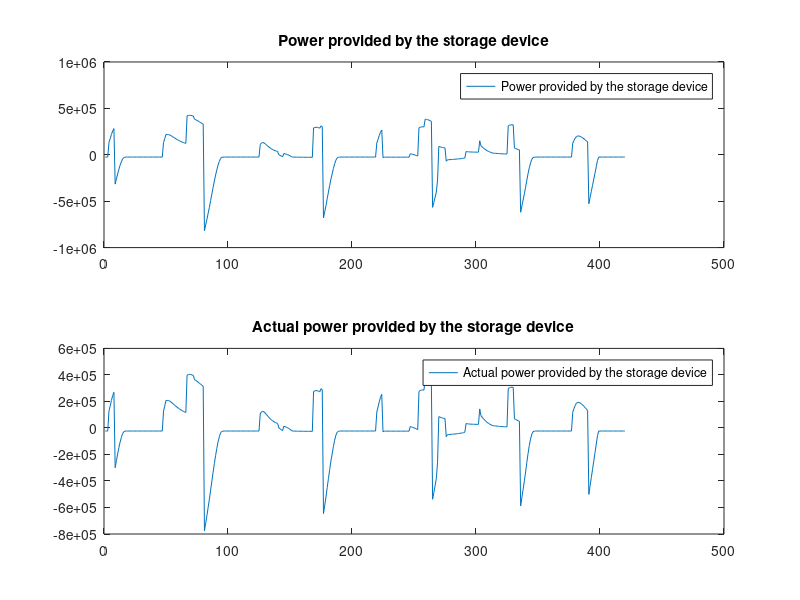
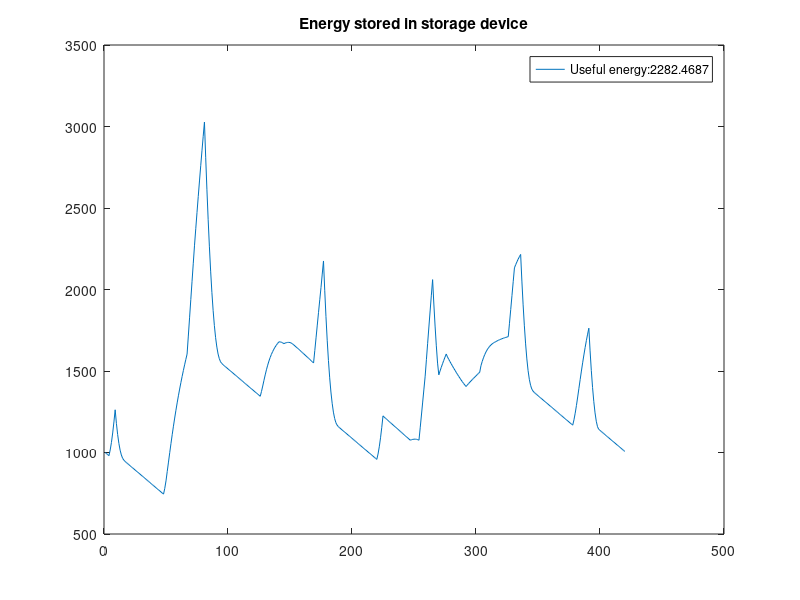

Reproduce these figures in MATLAB, in order.
close all
clc
clear
load Tram.mat
Pelec2=zeros(size(T,2),1);
for i=1:size(T,2)
    Pelec2(i,1)=T(1,i).pelec;
end

Pmoy=mean(Pelec2);
figure

subplot(2,1,1) 
plot (Pelec2-Pmoy)
legend('Power provided by the storage device');
title('Power provided by the storage device');

ActualPelec2=zeros(size(Pelec2,1),1);
for i=1:size(Pelec2,1)
    if(Pelec2-Pmoy)>0
        ActualPelec2(i,1)=(Pelec2(i,1)-Pmoy)/0.95;
    else
        ActualPelec2(i,1)=(Pelec2(i,1)-Pmoy)*0.95;
    end
end

subplot(2,1,2) 
plot(ActualPelec2)
legend('Actual power provided by the storage device');
title('Actual power provided by the storage device');

energyStored=zeros(size(ActualPelec2,1),1);
energyStored(1,1)=1000;
for i=2:size(ActualPelec2,1)
    energyStored(i,1)=energyStored(i-1,1)+ActualPelec2(i-1,1)/(60*60);
end
figure;
plot(energyStored)
legend(strcat('Useful energy: ',num2str(max(energyStored)-min(energyStored))));
title('Energy stored in storage device');


